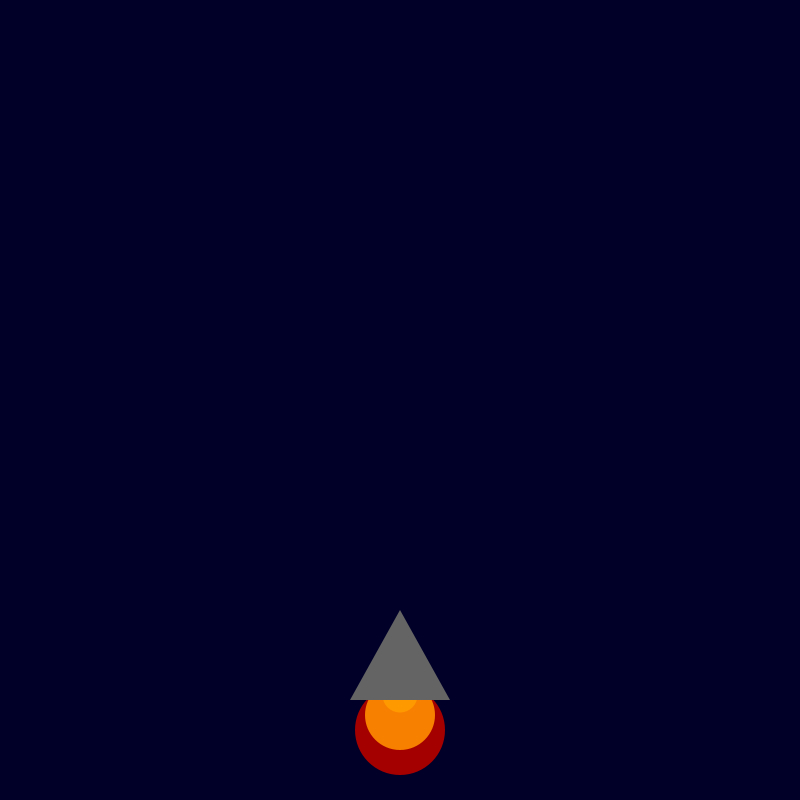
Frame 1 (no input)
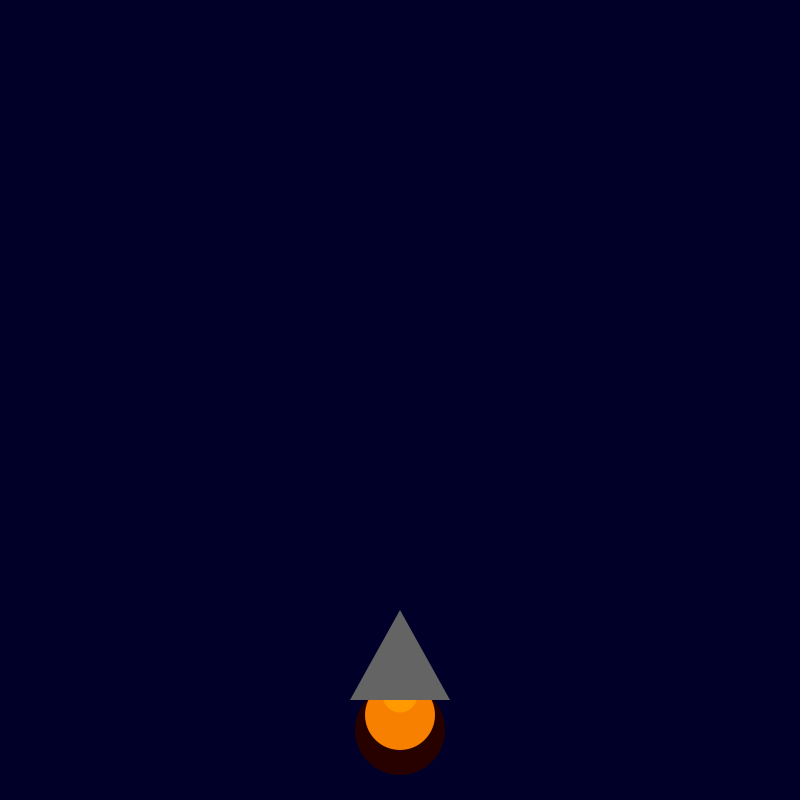
Frame 60 (the mouse pressed at the canvas centre just before this capture)
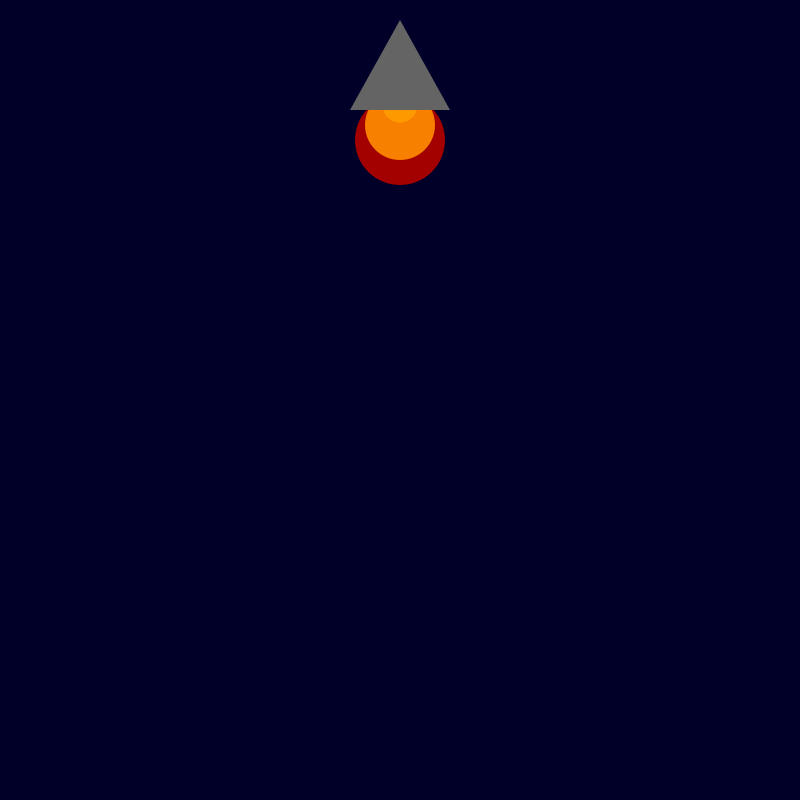
Frame 120 (the mouse held since frame 60 and released just before this capture)

The Processing sketch that drew these frames (run headless with seeded random() and noise(); from frame 60 on, the mouse is pressed at the canvas centre):

// Processing sketch: RocketShip
// ── RocketShip.pde
int x = 400; 
int y = 600; 

void setup() {

    background(0, 0, 40); size(800, 800);

}

void draw() {
noStroke();
     background(0, 0, 40);
    fill(random(255), 0, 0);
    ellipse(x, y + 130, 90, 90);
    fill(248, 128, 0);
    ellipse(x, y + 115, 70, 70);
    fill(255, 153, 0);
    ellipse(x, y + 95, 35, 35);
    fill(100, 100, 100);
    triangle(x, y + 10, x + 50, y + 100, x - 50, y + 100);
    
    if(mousePressed){
y-=10;
    
    } 
    
    
    }
